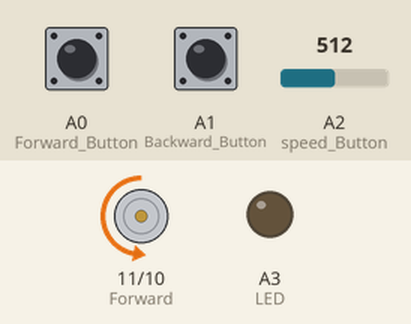
This sketch was run on a simulated Arduino Uno, built with avr-gcc and run on an emulated ATmega328P. On the bench: motor-driver pin pairs drawn as motors (green arrow = first pin HIGH = forward, orange = second pin HIGH = backward, longer = more drive, scaled by the enable pin), output pins drawn as LEDs (lit = HIGH). The test bench sets the inputs (shaded band); at power-on: A1 (Backward_Button) HIGH, A2 (speed_Button) = 512, A0 (Forward_Button) LOW.

Above: at 1.2 s.
1.3 s: A1 (Backward_Button) pulled LOW for 0.15 s
At 1.8 s:
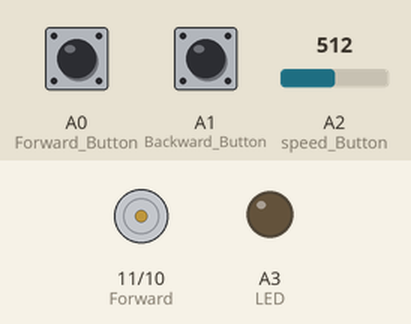
3.8 s: A2 (speed_Button) set to 716
At 4.9 s:
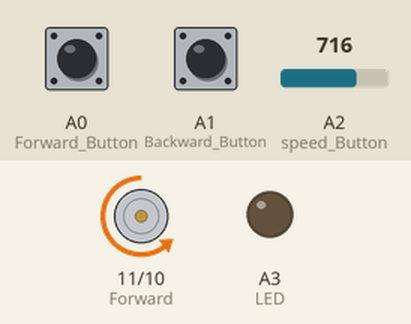
5.3 s: A0 (Forward_Button) pulled HIGH for 0.15 s
At 5.37 s:
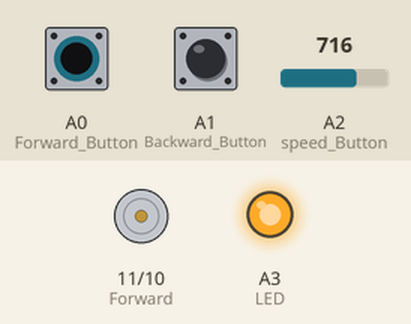
6.9 s: A2 (speed_Button) set to 900
At 7.2 s:
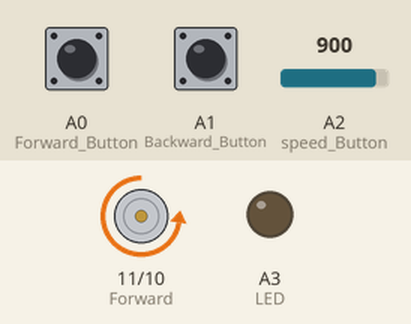
8.4 s: A0 (Forward_Button) pulled HIGH for 1 s
At 9.2 s:
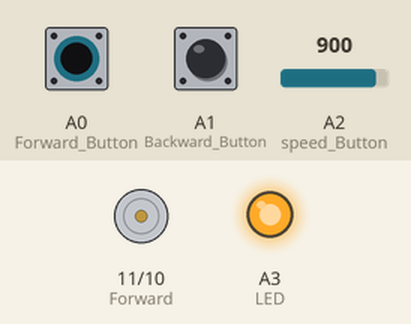
10.9 s: A2 (speed_Button) set to 122
At 11.5 s:
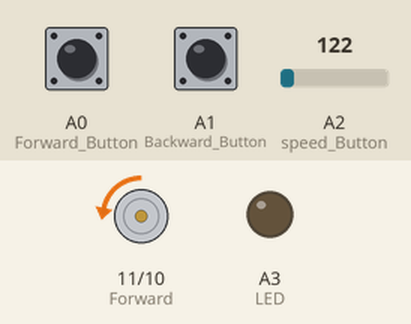
Timing chart, 0 to 13.4 s (numbered marks = the images above; inputs shaded):
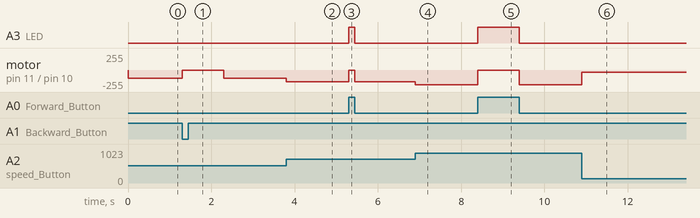

Measured:
- after the input at 1.3 s, motor on pin 11 (Forward) / pin 10 (Backward): backward 127/255 → stopped at once, → backward 127/255 1.0 s later
- after the input at 3.8 s, motor on pin 11 (Forward) / pin 10 (Backward): backward 127/255 → backward 178/255 at once
- after the input at 5.3 s, A3 (LED): LOW → HIGH at once, → LOW 0.15 s later; motor on pin 11 (Forward) / pin 10 (Backward): backward 178/255 → stopped at once, → backward 178/255 0.15 s later
- after the input at 6.9 s, motor on pin 11 (Forward) / pin 10 (Backward): backward 178/255 → backward 224/255 at once
- after the input at 8.4 s, A3 (LED): LOW → HIGH at once, → LOW 1.0 s later; motor on pin 11 (Forward) / pin 10 (Backward): backward 224/255 → stopped at once, → backward 224/255 1.0 s later
- after the input at 10.9 s, motor on pin 11 (Forward) / pin 10 (Backward): backward 224/255 → backward 30/255 at once

The sketch:

code_task_4__control_DC_motor_using_two_relay_.ino
```cpp
int Forward_Button =A0;  // INPUT
int Backward_Button =A1;
int speed_Button = A2;
                          //OUTPUT
int LED = A3;  // Warning if Forward_Button &  Backward_Button are HIGH in The Same time
int Forward = 11;
int Backward = 10;
int Speed_Motor = 6;

int Speed_Reading;             //VARIABLES


void setup() {

pinMode(Forward_Button , INPUT);
pinMode(Backward_Button , INPUT);
pinMode(speed_Button , INPUT);
pinMode(LED , OUTPUT);
pinMode(Forward , OUTPUT);
pinMode(Speed_Motor , OUTPUT);

pinMode(Backward , OUTPUT);


}

void loop() {

      Speed_Reading = map (analogRead(speed_Button), 0 , 1023 , 0 , 255 );

  if(digitalRead(Forward_Button)== HIGH && digitalRead(Backward_Button)== LOW ){
    analogWrite(Speed_Motor, Speed_Reading );
    digitalWrite(Forward, HIGH );
    digitalWrite(Backward, LOW);
    digitalWrite(LED, LOW);


  }
    else if(digitalRead(Forward_Button)== LOW && digitalRead(Backward_Button)== HIGH ){
    analogWrite(Speed_Motor, Speed_Reading );
    digitalWrite(Forward,LOW );
    digitalWrite(Backward,HIGH);
    digitalWrite(LED,LOW);

    }
     else if(digitalRead(Forward_Button)== HIGH && digitalRead(Backward_Button)== HIGH ) {
    analogWrite(Backward,LOW );
    digitalWrite(Forward,LOW);
    digitalWrite(LED,HIGH);
    }
     else if(digitalRead(Forward_Button)== LOW && digitalRead(Backward_Button)== LOW ) {
    digitalWrite(Speed_Motor,LOW);
    delay(1000);
    analogWrite(Backward,LOW );
    digitalWrite(Forward,LOW);
    digitalWrite(LED,LOW);
    }
    }
```
